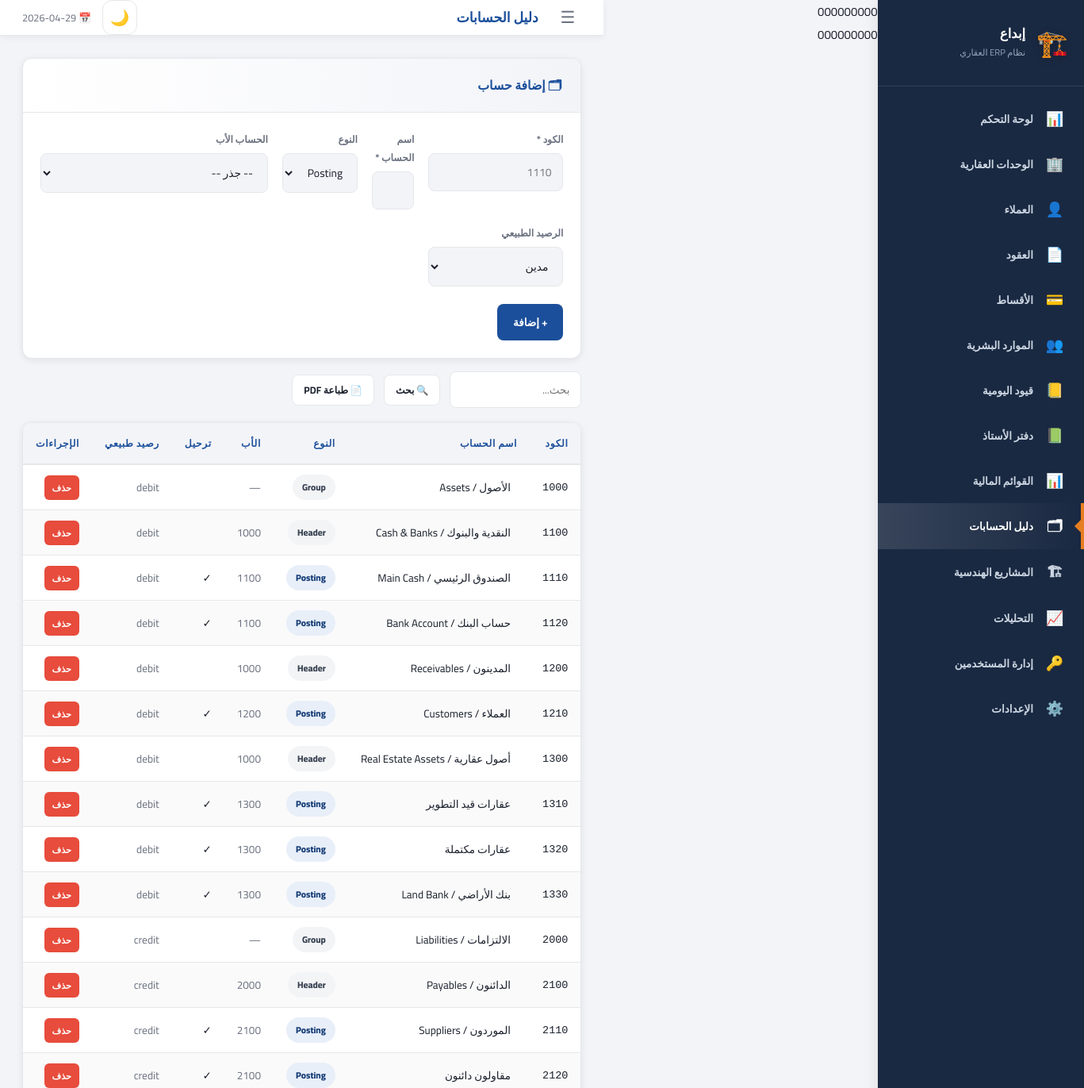
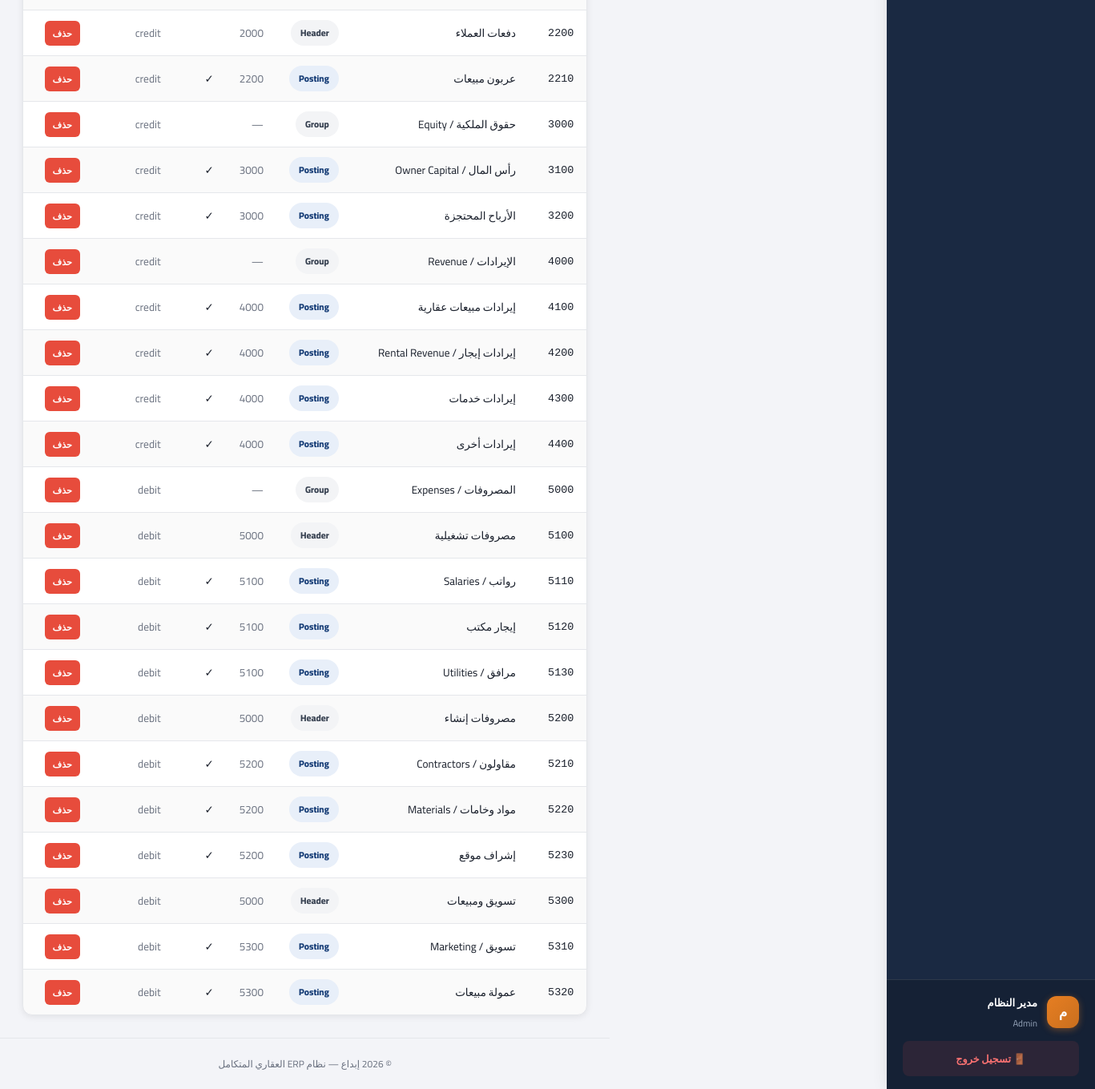
Screenshot of /coa (signed in) with the database file from the repository (2 pictures, top to bottom).
### tables this page shows
CREATE TABLE accounts (
    id INTEGER PRIMARY KEY AUTOINCREMENT,
    code TEXT UNIQUE NOT NULL, name TEXT NOT NULL,
    account_type TEXT NOT NULL, parent_code TEXT,
    is_posting INTEGER DEFAULT 1, normal_balance TEXT DEFAULT 'debit'
);

### app.py (the view)
@app.route("/coa")
@login_required
def coa():
    kw = request.args.get("q","")
    q  = f"%{kw}%"
    with get_db() as c:
        rows = c.execute("SELECT * FROM accounts WHERE code LIKE ? OR name LIKE ? ORDER BY code", (q,q)).fetchall()
        parents = c.execute("SELECT code,name FROM accounts WHERE account_type!='Posting' ORDER BY code").fetchall()
    return render_template("coa.html", rows=rows, parents=parents, kw=kw)

### app.py (called while the page is built)
def get_db():
    conn = sqlite3.connect(DB_PATH)
    conn.row_factory = sqlite3.Row
    conn.execute("PRAGMA foreign_keys = ON")
    return conn

def login_required(f):
    @wraps(f)
    def decorated(*args, **kwargs):
        if "user" not in session:
            return redirect(url_for("login"))
        return f(*args, **kwargs)
    return decorated

@app.context_processor
def inject_globals():
    cfg_path = BASE_DIR / "config.json"
    cfg = json.loads(cfg_path.read_text()) if cfg_path.exists() else {"company_name":"إبداع","currency":"ج.م"}
    allowed = ROLE_PAGES.get(session.get("role",""), set())
    return {
        "company_name": cfg.get("company_name","إبداع"),
        "currency":     cfg.get("currency","ج.م"),
        "current_user": session.get("user",""),
        "current_role": session.get("role",""),
        "full_name":    session.get("full_name",""),
        "allowed_pages": allowed,
        "today": date.today().isoformat(),
    }

@app.before_request
def before_request():
    if 'user' in session:
        session.permanent = True

### templates/coa.html (shortened to what this page needs)
{% extends "base.html" %}
{% block page_title %}دليل الحسابات{% endblock %}
{% block content %}
<div class="card" style="margin-bottom:16px">
  <div class="card-header"><span class="card-title">🗂 إضافة حساب</span></div>
  <form method="POST" action="{{ url_for('add_account') }}">
    <div class="form-grid" style="grid-template-columns:repeat(5,1fr)">
      <div class="form-group"><label>الكود *</label><input type="text" name="code" required placeholder="1110"></div>
      <div class="form-group" style="grid-column:span 2"><label>اسم الحساب *</label><input type="text" name="name" required></div>
      <div class="form-group"><label>النوع</label>
        <select name="account_type"><option>Group</option><option>Header</option><option selected>Posting</option></select></div>
      <div class="form-group"><label>الحساب الأب</label>
        <select name="parent_code"><option value="">-- جذر --</option>
        {% for p in parents %}<option value="{{ p.code }}">{{ p.code }} - {{ p.name }}</option>{% endfor %}</select></div>
      <div class="form-group"><label>الرصيد الطبيعي</label>
        <select name="normal_balance"><option value="debit">مدين</option><option value="credit">دائن</option></select></div>
    </div>
    <div class="form-footer"><button type="submit" class="btn btn-primary">+ إضافة</button></div>
  </form>
</div>
<div class="toolbar">
  <form method="GET" style="display:contents">
    <input type="text" name="q" value="{{ kw }}" placeholder="بحث...">
    <button type="submit" class="btn btn-ghost btn-sm">🔍 بحث</button>
    <a href="/coa/pdf" class="btn btn-ghost btn-sm" target="_blank">📄 طباعة PDF</a>
  </form>
</div>
<div class="card"><div class="table-wrapper"><table>
  <thead><tr><th>الكود</th><th>اسم الحساب</th><th>النوع</th><th>الأب</th><th>ترحيل</th><th>رصيد طبيعي</th><th>الإجراءات</th></tr></thead>
  <tbody>
    {% for r in rows %}
    <tr>
      <td><code>{{ r.code }}</code></td>
      <td style="padding-right:{{ (r.code|length - 1) * 8 }}px">{{ r.name }}</td>
      <td><span class="badge {{'badge-info' if r.account_type=='Posting' else 'badge-gray'}}">{{ r.account_type }}</span></td>
      <td class="muted">{{ r.parent_code or '—' }}</td>
      <td>{{ '✓' if r.is_posting else '' }}</td>
      <td class="muted">{{ r.normal_balance }}</td>
      <td><form method="POST" action="{{ url_for('delete_account',aid=r.id) }}" class="confirm-delete" style="display:inline">
        <button class="btn btn-danger btn-xs">حذف</button></form></td>
    </tr>
    {% else %}<tr><td colspan="7" style="text-align:center;padding:30px">لا يوجد حسابات</td></tr>{% endfor %}
  </tbody>
</table></div></div>
{% endblock %}

### static/css/style.css (style rules this page uses)
:root { --primary: #1B4F9B; --primary-dk: #143B75; --primary-lt: #E8EFF9; --accent: #E67E22; --accent-dk: #CA6F1E; --success: #27AE60; --success-lt: #D5F5E3; --warning: #F39C12; --warning-lt: #FEF9E7; --danger: #E74C3C; --danger-lt: #FDEDEC; --sidebar-bg: #1A2942; --sidebar-w: 260px; --topbar-h: 60px; --text: #1A202C; --text-muted: #6B7280; --border: #E5E7EB; --card-bg: #FFFFFF; --bg: #F3F4F8; --radius: 12px; --shadow: 0 2px 8px rgba(0,0,0,.08); --shadow-md: 0 4px 16px rgba(0,0,0,.12); --font: 'Cairo', 'Segoe UI', sans-serif; --transition: all 0.3s ease; }
* { box-sizing: border-box; margin: 0; padding: 0; }
html { font-size: 15px; scroll-behavior: smooth; }
body { font-family: var(--font); background: var(--bg); color: var(--text); display: flex; min-height: 100vh; direction: rtl; transition: var(--transition); }
.card { background: var(--card-bg); border-radius: var(--radius); box-shadow: var(--shadow); border: 1px solid var(--border); overflow: hidden; transition: var(--transition); }
.card-header { display: flex; align-items: center; justify-content: space-between; padding: 18px 24px; border-bottom: 1px solid var(--border); background: linear-gradient(to left, var(--bg), transparent); }
.card-title { font-weight: 900; font-size: 1.05rem; color: var(--primary); display: flex; align-items: center; gap: 8px; }
.form-grid { display: grid; grid-template-columns: repeat(auto-fit, minmax(220px, 1fr)); gap: 18px; padding: 22px; }
.form-group { display: flex; flex-direction: column; gap: 6px; }
.form-group label { font-size: .82rem; font-weight: 800; color: var(--text-muted); }
.form-group input, .form-group select, .form-group textarea { border: 1.5px solid var(--border); border-radius: 8px; padding: 10px 14px; font-family: var(--font); font-size: .92rem; color: var(--text); background: var(--bg); transition: var(--transition); outline: none; }
.form-footer { padding: 0 22px 22px; display: flex; gap: 12px; flex-wrap: wrap; }
.btn { display: inline-flex; align-items: center; justify-content: center; gap: 8px; padding: 10px 20px; border-radius: 8px; border: none; font-family: var(--font); font-weight: 700; font-size: .9rem; cursor: pointer; text-decoration: none; transition: var(--transition); white-space: nowrap; }
.btn-primary { background: var(--primary); color: #FFF; }
.btn-danger { background: var(--danger); color: #FFF; }
.btn-ghost { background: var(--card-bg); color: var(--text); border: 1.5px solid var(--border); }
.btn-sm { padding: 7px 14px; font-size: .82rem; }
.btn-xs { padding: 5px 10px; font-size: .75rem; border-radius: 6px; }
.table-wrapper { overflow-x: auto; padding: 0; }
table { width: 100%; border-collapse: collapse; font-size: .9rem; }
thead th { background: var(--bg); color: var(--primary); font-weight: 800; padding: 14px 16px; text-align: right; border-bottom: 2px solid var(--border); white-space: nowrap; font-size: .82rem; text-transform: uppercase; letter-spacing: .05em; }
tbody tr { border-bottom: 1px solid var(--border); transition: var(--transition); }
tbody tr:last-child { border-bottom: none; }
tbody td { padding: 12px 16px; vertical-align: middle; white-space: nowrap; }
tbody tr:nth-child(even) { background: rgba(0,0,0,.02); }
.badge { display: inline-flex; align-items: center; padding: 5px 12px; border-radius: 20px; font-size: .76rem; font-weight: 800; gap: 4px; }
.badge-info { background: var(--primary-lt); color: var(--primary-dk); }
.badge-gray { background: #F3F4F6; color: #374151; }
.toolbar { display: flex; align-items: center; gap: 12px; flex-wrap: wrap; margin-bottom: 18px; }
.toolbar input, .toolbar select { border: 1.5px solid var(--border); border-radius: 8px; padding: 9px 14px; font-family: var(--font); font-size: .9rem; background: var(--card-bg); outline: none; transition: var(--transition); color: var(--text); }
.muted { color: var(--text-muted); }

### rows the page displays
accounts: code "1000", name "الأصول / Assets", account_type "Group", parent_code "—", normal_balance "debit"
accounts: code "1100", name "النقدية والبنوك / Cash & Banks", account_type "Header", parent_code "1000", normal_balance "debit"
accounts: code "1110", name "الصندوق الرئيسي / Main Cash", account_type "Posting", parent_code "1100", is_posting "✓", normal_balance "debit"
accounts: code "1120", name "حساب البنك / Bank Account", account_type "Posting", parent_code "1100", is_posting "✓", normal_balance "debit"
accounts: code "1200", name "المدينون / Receivables", account_type "Header", parent_code "1000", normal_balance "debit"
accounts: code "1210", name "العملاء / Customers", account_type "Posting", parent_code "1200", is_posting "✓", normal_balance "debit"
accounts: code "1300", name "أصول عقارية / Real Estate Assets", account_type "Header", parent_code "1000", normal_balance "debit"
accounts: code "1310", name "عقارات قيد التطوير", account_type "Posting", parent_code "1300", is_posting "✓", normal_balance "debit"
accounts: code "1320", name "عقارات مكتملة", account_type "Posting", parent_code "1300", is_posting "✓", normal_balance "debit"
accounts: code "1330", name "بنك الأراضي / Land Bank", account_type "Posting", parent_code "1300", is_posting "✓", normal_balance "debit"
accounts: code "2000", name "الالتزامات / Liabilities", account_type "Group", parent_code "—", normal_balance "credit"
accounts: code "2100", name "الدائنون / Payables", account_type "Header", parent_code "2000", normal_balance "credit"
accounts: code "2110", name "الموردون / Suppliers", account_type "Posting", parent_code "2100", is_posting "✓", normal_balance "credit"
accounts: code "2120", name "مقاولون دائنون", account_type "Posting", parent_code "2100", is_posting "✓", normal_balance "credit"
accounts: code "2200", name "دفعات العملاء", account_type "Header", parent_code "2000", normal_balance "credit"
accounts: code "2210", name "عربون مبيعات", account_type "Posting", parent_code "2200", is_posting "✓", normal_balance "credit"
accounts: code "3000", name "حقوق الملكية / Equity", account_type "Group", parent_code "—", normal_balance "credit"
accounts: code "3100", name "رأس المال / Owner Capital", account_type "Posting", parent_code "3000", is_posting "✓", normal_balance "credit"
accounts: code "3200", name "الأرباح المحتجزة", account_type "Posting", parent_code "3000", is_posting "✓", normal_balance "credit"
accounts: code "4000", name "الإيرادات / Revenue", account_type "Group", parent_code "—", normal_balance "credit"
accounts: code "4100", name "إيرادات مبيعات عقارية", account_type "Posting", parent_code "4000", is_posting "✓", normal_balance "credit"
accounts: code "4200", name "إيرادات إيجار / Rental Revenue", account_type "Posting", parent_code "4000", is_posting "✓", normal_balance "credit"
accounts: code "4300", name "إيرادات خدمات", account_type "Posting", parent_code "4000", is_posting "✓", normal_balance "credit"
accounts: code "4400", name "إيرادات أخرى", account_type "Posting", parent_code "4000", is_posting "✓", normal_balance "credit"
accounts: code "5000", name "المصروفات / Expenses", account_type "Group", parent_code "—", normal_balance "debit"
accounts: code "5100", name "مصروفات تشغيلية", account_type "Header", parent_code "5000", normal_balance "debit"
accounts: code "5110", name "رواتب / Salaries", account_type "Posting", parent_code "5100", is_posting "✓", normal_balance "debit"
accounts: code "5120", name "إيجار مكتب", account_type "Posting", parent_code "5100", is_posting "✓", normal_balance "debit"
accounts: code "5130", name "مرافق / Utilities", account_type "Posting", parent_code "5100", is_posting "✓", normal_balance "debit"
accounts: code "5200", name "مصروفات إنشاء", account_type "Header", parent_code "5000", normal_balance "debit"
accounts: code "5210", name "مقاولون / Contractors", account_type "Posting", parent_code "5200", is_posting "✓", normal_balance "debit"
accounts: code "5220", name "مواد وخامات / Materials", account_type "Posting", parent_code "5200", is_posting "✓", normal_balance "debit"
accounts: code "5230", name "إشراف موقع", account_type "Posting", parent_code "5200", is_posting "✓", normal_balance "debit"
accounts: code "5300", name "تسويق ومبيعات", account_type "Header", parent_code "5000", normal_balance "debit"
accounts: code "5310", name "تسويق / Marketing", account_type "Posting", parent_code "5300", is_posting "✓", normal_balance "debit"
accounts: code "5320", name "عمولة مبيعات", account_type "Posting", parent_code "5300", is_posting "✓", normal_balance "debit"

### other values shown
{{ company_name }} "إبداع"
{{ icon }} "📊" "🏢" "👤" "📄" "💳" "👥" "📒" "📗" "📊" "🗂" "🏗" "📈" "🔑" "⚙️"
{{ label }} "لوحة التحكم" "الوحدات العقارية" "العملاء" "العقود" "الأقساط" "الموارد البشرية" "قيود اليومية" "دفتر الأستاذ" "القوائم المالية" "دليل الحسابات" "المشاريع الهندسية" "التحليلات" "إدارة المستخدمين" "الإعدادات"
{{ full_name[0] if full_name else 'م' }} "م"
{{ full_name }} "مدير النظام"
{{ current_role }} "Admin"
